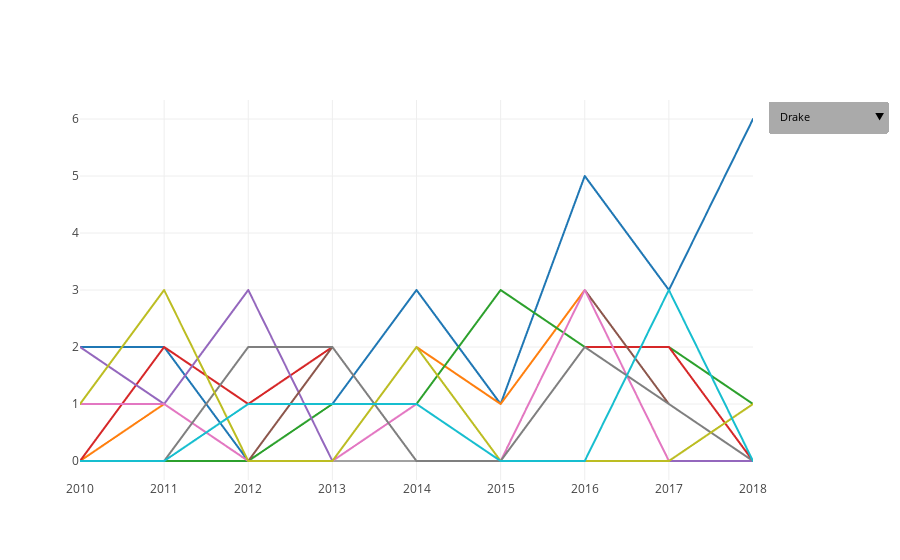

The notebook cell saved with this chart:
### Code cell
# df loc by artist
# loop through years where they have a rank
# append those as traces to a time series
def make_top_rapper_chart():
    data = []
    buttons=[]


    dic,top_artists = grouped_artists()

    years = [k[1] for k in dic.keys()]
    conditions = make_conditions(top_artists)

    for artist in top_artists:
        num_hits = [v[artist] for v in dic.values()]

        trace = go.Scattergl(
            x=years,
            y=num_hits,
            mode='lines',
            name=artist,
            text = [make_string(artist,year) for year in years]
            )
        data.append(trace)




    for artist,condition in zip(top_artists,conditions):
        dic = {'label':artist,
            'method':'restyle',
            'args':[{'visible': condition}]}

        buttons.append(dic)


    updatemenus = list([
        dict(
            buttons=buttons,
            x = 1.2,
            xanchor = 'right',
            y = 1,
            yanchor = 'top',
            pad = {'l': 0, 't': 0.0},
            bgcolor = '#AAAAAA',
            showactive = False,
            bordercolor = '#FFFFFF',
            font = dict(size=11, color='#000000')
        )])    

    layout = go.Layout(
        updatemenus=updatemenus,
        showlegend=False,
        title="# of Songs on the Hot 100 Rap Charts"
    )


    fig = go.Figure(data=data, layout=layout)

#     offline.iplot(fig)
    return offline.plot(fig, include_plotlyjs=False, output_type='div')

### Figure 1 — Plotly figure (JSON) as saved in the notebook; plotly's stock layout.template omitted (floating-point values rounded to 4 significant figures)
{"data": [{"mode": "lines", "name": "Drake", "text": ["Songs: <br>Find Your Love #15<br>Over #16", "Songs: <br>Headlines #29<br>Marvins Room #35", "", "Songs: <br>Started From The Bottom #6", "Songs: <br>0 To 100 / The Catch Up #23<br>The Language #47<br>Worst Behavior #69", "Songs: <br>Hotline Bling #8", "Songs: <br>Controlla #9<br>Summer Sixteen #36<br>Childs Play #52<br>Still Here #59<br>Hype #66", "Songs: <br>Fake Love #14<br>Passionfruit #24<br>Gyalchester #66", "Songs: <br>God's Plan #1<br>In My Feelings #3<br>Nice For What #5<br>Nonstop #24<br>I'm Upset #36<br>Mob Ties #74"], "type": "scattergl", "uid": "e9385f07-799d-4062-93e5-9f17974e0d03", "x": [2010, 2011, 2012, 2013, 2014, 2015, 2016, 2017, 2018], "y": [2, 2, 0, 1, 3, 1, 5, 3, 6]}, {"mode": "lines", "name": "Beyonce", "text": ["", "Songs: <br>Best Thing I Never Had #21", "Songs: <br>Love On Top #1<br>Dance For You #30<br>Countdown #54", "", "Songs: <br>Partition #17<br>XO #46", "Songs: <br>11-Jul #17", "Songs: <br>Sorry #21<br>Hold Up #43<br>Formation #53", "", ""], "type": "scattergl", "uid": "58124089-e845-4102-b6a4-f703b63dd79c", "x": [2010, 2011, 2012, 2013, 2014, 2015, 2016, 2017, 2018], "y": [0, 1, 3, 0, 2, 1, 3, 0, 0]}, {"mode": "lines", "name": "The Weeknd", "text": ["", "", "", "Songs: <br>Wicked Games #34", "Songs: <br>Often #72", "Songs: <br>The Hills #4<br>Can't Feel My Face #5<br>Earned It (Fifty Shades Of Grey) #6", "Songs: <br>In The Night #18<br>Acquainted #74", "Songs: <br>Party Monster #45<br>Reminder #56", "Songs: <br>Call Out My Name #35"], "type": "scattergl", "uid": "9cc2cd53-f139-4142-8498-2d0182847c48", "x": [2010, 2011, 2012, 2013, 2014, 2015, 2016, 2017, 2018], "y": [0, 0, 0, 1, 1, 3, 2, 2, 1]}, {"mode": "lines", "name": "Chris Brown", "text": ["", "Songs: <br>She Ain't You #7<br>No BS #13", "Songs: <br>Sweet Love #71", "Songs: <br>Fine China #24<br>Don't Judge Me #56", "", "", "Songs: <br>Back To Sleep #29<br>Grass Ain't Greener #87", "Songs: <br>Privacy #54<br>Questions #76", ""], "type": "scattergl", "uid": "6d1d303a-1331-455d-a86c-e91fcada3139", "x": [2010, 2011, 2012, 2013, 2014, 2015, 2016, 2017, 2018], "y": [0, 2, 1, 2, 0, 0, 2, 2, 0]}, {"mode": "lines", "name": "Trey Songz", "text": ["Songs: <br>Neighbors Know My Name #6<br>Can't Be Friends #44", "Songs: <br>Love Faces #10", "Songs: <br>Heart Attack #6<br>Sex Ain't Better Than Love #35<br>Dive In #39", "", "Songs: <br>Na Na #14<br>Foreign #53", "", "", "", ""], "type": "scattergl", "uid": "de80f38d-38e2-4335-a8f1-8ecdd0364e0d", "x": [2010, 2011, 2012, 2013, 2014, 2015, 2016, 2017, 2018], "y": [2, 1, 3, 0, 2, 0, 0, 0, 0]}, {"mode": "lines", "name": "Rihanna", "text": ["Songs: <br>Rude Boy #25", "Songs: <br>Man Down #41", "", "Songs: <br>Diamonds #5<br>Pour It Up #10", "", "", "Songs: <br>Needed Me #4<br>Kiss It Better #67<br>Sex With Me #78", "Songs: <br>Love On The Brain #17", ""], "type": "scattergl", "uid": "ffce22a0-bbf5-434f-9395-bc8e9f620110", "x": [2010, 2011, 2012, 2013, 2014, 2015, 2016, 2017, 2018], "y": [1, 1, 0, 2, 0, 0, 3, 1, 0]}, {"mode": "lines", "name": "Kanye West", "text": ["Songs: <br>POWER #86", "Songs: <br>All Of The Lights #8", "", "", "Songs: <br>Bound 2 #55", "", "Songs: <br>Father Stretch My Hands Pt. 1 #35<br>Famous #56<br>Fade #88", "", "Songs: <br>All Mine #75"], "type": "scattergl", "uid": "eb71114d-db85-47c3-8d7b-f3483162600b", "x": [2010, 2011, 2012, 2013, 2014, 2015, 2016, 2017, 2018], "y": [1, 1, 0, 0, 1, 0, 3, 0, 1]}, {"mode": "lines", "name": "Future", "text": ["", "", "Songs: <br>Turn On The Lights #32<br>Same Damn Time #55", "Songs: <br>Neva End #38<br>Honest #67", "", "", "Songs: <br>Wicked #31<br>Stick Talk #92", "Songs: <br>Mask Off #6", ""], "type": "scattergl", "uid": "bf1b1e20-a4ad-44e2-8b20-17c930a90c34", "x": [2010, 2011, 2012, 2013, 2014, 2015, 2016, 2017, 2018], "y": [0, 0, 2, 2, 0, 0, 2, 1, 0]}, {"mode": "lines", "name": "Nicki Minaj", "text": ["Songs: <br>Your Love #26", "Songs: <br>Did It On'em #24<br>Super Bass #37<br>Right Thru Me #45", "", "", "Songs: <br>Anaconda #8<br>Pills N Potions #24", "", "", "", "Songs: <br>Chun-Li #40"], "type": "scattergl", "uid": "6bb840fb-7c26-4755-9ded-ee622a318528", "x": [2010, 2011, 2012, 2013, 2014, 2015, 2016, 2017, 2018], "y": [1, 3, 0, 0, 2, 0, 0, 0, 1]}, {"mode": "lines", "name": "Kendrick Lamar", "text": ["", "", "Songs: <br>Swimming Pools (Drank) #77", "Songs: <br>Bitch  Don't Kill My Vibe #13", "Songs: <br>i #50", "", "", "Songs: <br>Humble. #2<br>DNA. #23<br>Element. #60", ""], "type": "scattergl", "uid": "840563a2-aee5-40e5-9d44-eadee06892fd", "x": [2010, 2011, 2012, 2013, 2014, 2015, 2016, 2017, 2018], "y": [0, 0, 1, 1, 1, 0, 0, 3, 0]}], "layout": {"showlegend": false, "updatemenus": [{"bgcolor": "#AAAAAA", "bordercolor": "#FFFFFF", "buttons": [{"args": [{"visible": [true, false, false, false, false, false, false, false, false, false]}], "label": "Drake", "method": "restyle"}, {"args": [{"visible": [false, true, false, false, false, false, false, false, false, false]}], "label": "Beyonce", "method": "restyle"}, {"args": [{"visible": [false, false, true, false, false, false, false, false, false, false]}], "label": "The Weeknd", "method": "restyle"}, {"args": [{"visible": [false, false, false, true, false, false, false, false, false, false]}], "label": "Chris Brown", "method": "restyle"}, {"args": [{"visible": [false, false, false, false, true, false, false, false, false, false]}], "label": "Trey Songz", "method": "restyle"}, {"args": [{"visible": [false, false, false, false, false, true, false, false, false, false]}], "label": "Rihanna", "method": "restyle"}, {"args": [{"visible": [false, false, false, false, false, false, true, false, false, false]}], "label": "Kanye West", "method": "restyle"}, {"args": [{"visible": [false, false, false, false, false, false, false, true, false, false]}], "label": "Future", "method": "restyle"}, {"args": [{"visible": [false, false, false, false, false, false, false, false, true, false]}], "label": "Nicki Minaj", "method": "restyle"}, {"args": [{"visible": [false, false, false, false, false, false, false, false, false, true]}], "label": "Kendrick Lamar", "method": "restyle"}], "font": {"color": "#000000", "size": 11}, "pad": {"l": 0, "t": 0}, "showactive": false, "x": 1.2, "xanchor": "right", "y": 1, "yanchor": "top"}]}}
